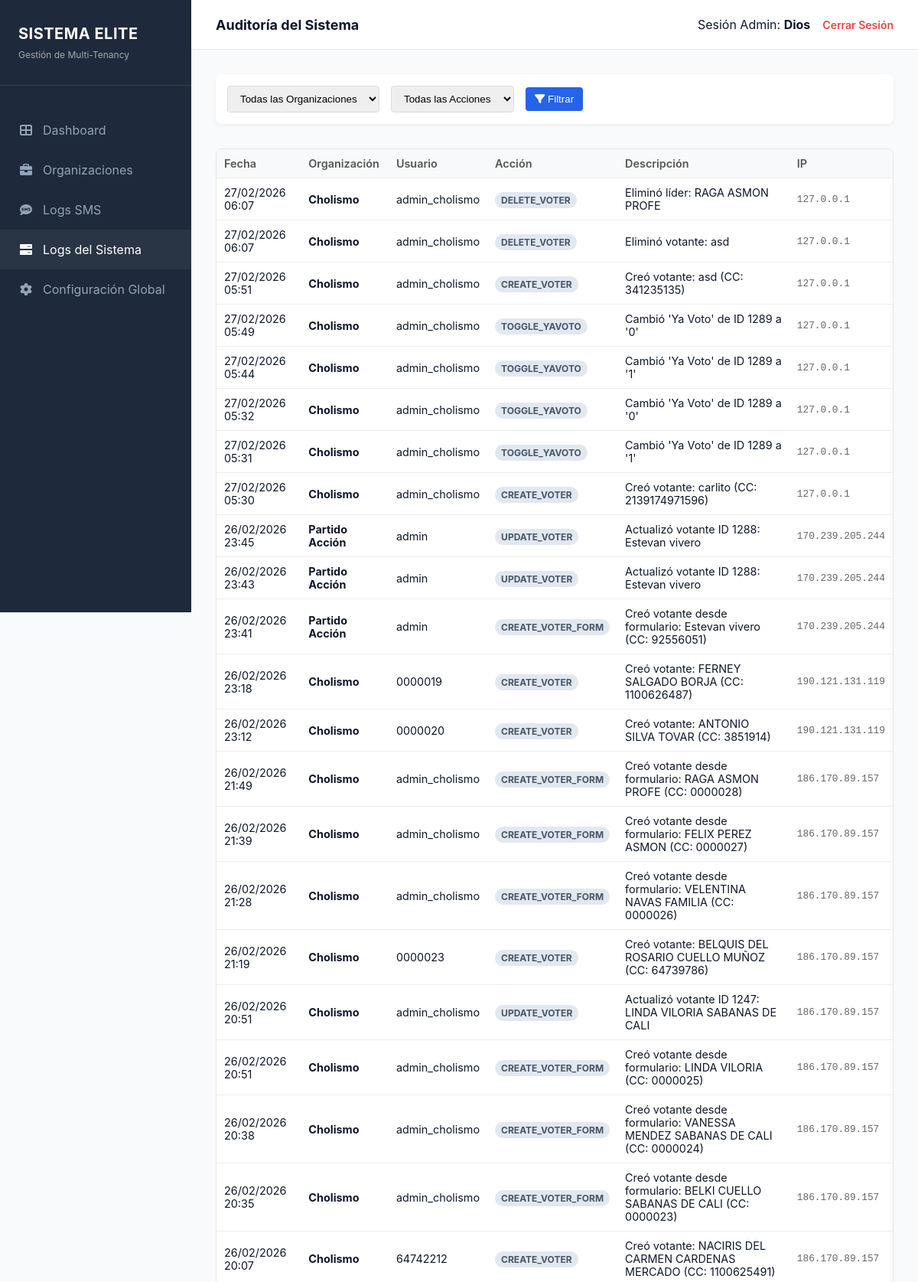
/superadmin_system_logs.php (signed in, upper part), run on the app's committed database.
### tables this page shows
CREATE TABLE `system_logs` (
  `id` int NOT NULL,
  `organizacion_id` int DEFAULT NULL,
  `user_id` int DEFAULT NULL,
  `action_type` varchar(50) DEFAULT NULL,
  `description` text,
  `ip_address` varchar(45) DEFAULT NULL,
  `created_at` timestamp NULL DEFAULT CURRENT_TIMESTAMP
);

CREATE TABLE `organizaciones` (
  `id` int NOT NULL,
  `nombre_organizacion` varchar(100) NOT NULL,
  `status` varchar(20) DEFAULT 'active',
  `created_at` timestamp NULL DEFAULT CURRENT_TIMESTAMP
);

CREATE TABLE `users` (
  `id` int NOT NULL,
  `username` varchar(50) NOT NULL,
  `password` varchar(255) NOT NULL,
  `name` varchar(100) DEFAULT NULL,
  `role` varchar(20) DEFAULT 'user',
  `onurix_client` varchar(100) DEFAULT NULL,
  `onurix_key` varchar(100) DEFAULT NULL,
  `organizacion_id` int DEFAULT '1',
  `created_at` timestamp NULL DEFAULT CURRENT_TIMESTAMP
);

### superadmin_system_logs.php (the view, shortened to what this page needs)
<?php
require_once 'config.php';
$page = isset($_GET['page']) ? (int)$_GET['page'] : 1;
$limit = 50;
$offset = ($page - 1) * $limit;
$params = [];
$whereSQL = "";
try {
    $sql = "
        SELECT l.*, o.nombre_organizacion, u.username
        FROM system_logs l
        LEFT JOIN organizaciones o ON l.organizacion_id = o.id
        LEFT JOIN users u ON l.user_id = u.id
        $whereSQL
        ORDER BY l.created_at DESC
        LIMIT $limit OFFSET $offset
    ";
    $stmt = $pdo->prepare($sql);
    $stmt->execute($params);
    $logs = $stmt->fetchAll(PDO::FETCH_ASSOC);
}
catch (Exception $e) {
    $error = "Error al cargar logs: " . $e->getMessage();
}
?>
<!DOCTYPE html>
<html lang="es">
<head>
    <link rel="stylesheet" href="assets/css/superadmin.css?v=<?php echo time(); ?>">
    <link rel="stylesheet" href="https://cdnjs.cloudflare.com/ajax/libs/font-awesome/6.0.0/css/all.min.css">
</head>
<body>
    <div class="superadmin-layout">
        <aside class="super-sidebar">
            <div class="super-sidebar-header">
                <h2>SISTEMA ELITE</h2>
                <div style="font-size: 0.75rem; opacity: 0.6; margin-top: 0.5rem;">Gestión de Multi-Tenancy</div>
            </div>
            <nav class="super-nav">
                <a href="superadmin_dashboard.php" class="super-nav-item">
                    <i class="fas fa-th-large"></i> Dashboard
                </a>
                <a href="superadmin_organizations.php" class="super-nav-item">
                    <i class="fas fa-briefcase"></i> Organizaciones
                </a>
                <a href="superadmin_logs.php" class="super-nav-item">
                    <i class="fas fa-sms"></i> Logs SMS
                </a>
                <a href="superadmin_system_logs.php" class="super-nav-item active">
                    <i class="fas fa-server"></i> Logs del Sistema
                </a>
                <a href="superadmin_config.php" class="super-nav-item">
                    <i class="fas fa-cog"></i> Configuración Global
                </a>
            </nav>
        </aside>
        <main class="super-main-content">
            <div class="super-topbar">
                <h1>Auditoría del Sistema</h1>
                <div class="super-user-info">
                    <span>Sesión Admin: <strong>Dios</strong></span>
                    <a href="logout.php" class="btn-logout-super">Cerrar Sesión</a>
                </div>
            </div>
            <div class="super-content-area">
                <form class="filter-bar" method="GET">
                    <select name="org_id">
                        <option value="">Todas las Organizaciones</option>
                    </select>
                    <select name="action_type">
                        <option value="">Todas las Acciones</option>
                    </select>
                    <button type="submit"><i class="fas fa-filter"></i> Filtrar</button>
                </form>
                <div class="orgs-table-container">
                    <?php if (empty($logs)): ?>
                    <div style="padding: 20px; text-align: center; color: #666;">No hay registros de auditoría
                        encontrados.
                    </div>
                    <?php
else: ?>
                    <table class="log-table">
                        <thead>
                            <tr>
                                <th>Fecha</th>
                                <th>Organización</th>
                                <th>Usuario</th>
                                <th>Acción</th>
                                <th>Descripción</th>
                                <th>IP</th>
                            </tr>
                        </thead>
                        <tbody>
                            <?php foreach ($logs as $log): ?>
                            <tr>
                                <td>
                                    <?php echo date('d/m/Y H:i', strtotime($log['created_at'])); ?>
                                </td>
                                <td><strong>
                                        <?php echo htmlspecialchars($log['nombre_organizacion'] ?? 'N/A'); ?>
                                    </strong></td>
                                <td>
                                    <?php echo htmlspecialchars($log['username'] ?? 'System/Unknown'); ?>
                                </td>
                                <td>
                                    <span class="status-badge">
                                        <?php echo htmlspecialchars($log['action_type']); ?>
                                    </span>
                                </td>
                                <td title="<?php echo htmlspecialchars($log['description']); ?>">
                                    <?php echo htmlspecialchars(substr($log['description'], 0, 80)) . (strlen($log['description']) > 80 ? '...' : ''); ?>
                                </td>
                                <td style="font-family: monospace; font-size: 0.8rem; color: #666;">
                                    <?php echo htmlspecialchars($log['ip_address']); ?>
                                </td>
                            </tr>
                            <?php
    endforeach; ?>
                        </tbody>
                    </table>
                    <?php
endif; ?>
                </div>
            </div>
        </main>
    </div>
</body>
</html>

### assets/css/superadmin.css (style rules this page uses)
:root { --bg-light: #f8fafc; --sidebar-bg: #1e293b; --primary-blue: #2563eb; --text-dark: #0f172a; --text-muted: #64748b; --border-color: #e2e8f0; }
body { margin: 0; font-family: 'Inter', 'Segoe UI', system-ui, sans-serif; background: var(--bg-light); color: var(--text-dark); }
.superadmin-layout { display: flex; min-height: 100vh; }
.super-sidebar { width: 250px; background: var(--sidebar-bg); color: white; position: fixed; height: 100vh; z-index: 100; }
.super-sidebar-header { padding: 2rem 1.5rem; border-bottom: 1px solid rgba(255, 255, 255, 0.1); }
.super-sidebar-header h2 { margin: 0; font-size: 1.25rem; font-weight: 700; letter-spacing: 0.5px; }
.super-nav { margin-top: 2rem; }
.super-nav-item { display: flex; align-items: center; padding: 1rem 1.5rem; color: #94a3b8; text-decoration: none; transition: all 0.2s ease; }
.super-nav-item:hover, .super-nav-item.active { background: rgba(255, 255, 255, 0.05); color: white; }
.super-nav-item i { margin-right: 0.75rem; width: 20px; text-align: center; }
.super-main-content { margin-left: 250px; flex: 1; }
.super-topbar { background: white; height: 64px; display: flex; align-items: center; justify-content: space-between; padding: 0 2rem; border-bottom: 1px solid var(--border-color); }
.super-topbar h1 { font-size: 1.125rem; margin: 0; }
.super-user-info { display: flex; align-items: center; }
.btn-logout-super { margin-left: 1rem; color: #ef4444; text-decoration: none; font-size: 0.875rem; font-weight: 600; }
.super-content-area { padding: 2rem; }
.orgs-table-container { background: white; border-radius: 0.5rem; border: 1px solid var(--border-color); margin-top: 2rem; overflow: hidden; }

### superadmin_system_logs.php (style rules this page uses)
.log-table { width: 100%; border-collapse: collapse; font-size: 0.9rem; }
.log-table th, .log-table td { padding: 10px; border-bottom: 1px solid #eee; text-align: left; }
.log-table th { background-color: #f8f9fa; font-weight: 600; color: #555; }
.status-badge { padding: 3px 8px; border-radius: 12px; font-size: 0.75rem; text-transform: uppercase; font-weight: bold; background: #e2e8f0; color: #475569; }
.filter-bar { background: white; padding: 15px; border-radius: 8px; box-shadow: 0 2px 5px rgba(0, 0, 0, 0.05); margin-bottom: 20px; display: flex; gap: 15px; align-items: center; }
.filter-bar select, .filter-bar button { padding: 8px 12px; border: 1px solid #ddd; border-radius: 4px; }
.filter-bar button { background: #2563eb; color: white; border: none; cursor: pointer; }

### data on the page
system_logs: created_at "27/02/2026 06:07", organizacion.nombre_organizacion "Cholismo", user.username "admin_cholismo", action_type "DELETE_VOTER", description "Eliminó líder: RAGA ASMON PROFE", ip_address "127.0.0.1"
system_logs: created_at "27/02/2026 06:07", organizacion.nombre_organizacion "Cholismo", user.username "admin_cholismo", action_type "DELETE_VOTER", description "Eliminó votante: asd", ip_address "127.0.0.1"
system_logs: created_at "27/02/2026 05:51", organizacion.nombre_organizacion "Cholismo", user.username "admin_cholismo", action_type "CREATE_VOTER", description "Creó votante: asd (CC: 341235135)", ip_address "127.0.0.1"
system_logs: created_at "27/02/2026 05:49", organizacion.nombre_organizacion "Cholismo", user.username "admin_cholismo", action_type "TOGGLE_YAVOTO", description "Cambió 'Ya Voto' de ID 1289 a '0'", ip_address "127.0.0.1"
system_logs: created_at "27/02/2026 05:44", organizacion.nombre_organizacion "Cholismo", user.username "admin_cholismo", action_type "TOGGLE_YAVOTO", description "Cambió 'Ya Voto' de ID 1289 a '1'", ip_address "127.0.0.1"
system_logs: created_at "27/02/2026 05:32", organizacion.nombre_organizacion "Cholismo", user.username "admin_cholismo", action_type "TOGGLE_YAVOTO", description "Cambió 'Ya Voto' de ID 1289 a '0'", ip_address "127.0.0.1"
system_logs: created_at "27/02/2026 05:31", organizacion.nombre_organizacion "Cholismo", user.username "admin_cholismo", action_type "TOGGLE_YAVOTO", description "Cambió 'Ya Voto' de ID 1289 a '1'", ip_address "127.0.0.1"
system_logs: created_at "27/02/2026 05:30", organizacion.nombre_organizacion "Cholismo", user.username "admin_cholismo", action_type "CREATE_VOTER", description "Creó votante: carlito (CC: 2139174971596)", ip_address "127.0.0.1"
system_logs: created_at "26/02/2026 23:45", organizacion.nombre_organizacion "Partido Acción", user.username "admin", action_type "UPDATE_VOTER", description "Actualizó votante ID 1288: Estevan vivero", ip_address "170.239.205.244"
system_logs: created_at "26/02/2026 23:43", organizacion.nombre_organizacion "Partido Acción", user.username "admin", action_type "UPDATE_VOTER", description "Actualizó votante ID 1288: Estevan vivero", ip_address "170.239.205.244"
system_logs: created_at "26/02/2026 23:41", organizacion.nombre_organizacion "Partido Acción", user.username "admin", action_type "CREATE_VOTER_FORM", description "Creó votante desde formulario: Estevan vivero (CC: 92556051)", ip_address "170.239.205.244"
system_logs: created_at "26/02/2026 23:18", organizacion.nombre_organizacion "Cholismo", user.username "0000019", action_type "CREATE_VOTER", description "Creó votante: FERNEY SALGADO BORJA (CC: 1100626487)", ip_address "190.121.131.119"
system_logs: created_at "26/02/2026 23:12", organizacion.nombre_organizacion "Cholismo", user.username "0000020", action_type "CREATE_VOTER", description "Creó votante: ANTONIO SILVA TOVAR (CC: 3851914)", ip_address "190.121.131.119"
system_logs: created_at "26/02/2026 21:49", organizacion.nombre_organizacion "Cholismo", user.username "admin_cholismo", action_type "CREATE_VOTER_FORM", description "Creó votante desde formulario: RAGA ASMON PROFE (CC: 0000028)", ip_address "186.170.89.157"
system_logs: created_at "26/02/2026 21:39", organizacion.nombre_organizacion "Cholismo", user.username "admin_cholismo", action_type "CREATE_VOTER_FORM", description "Creó votante desde formulario: FELIX PEREZ ASMON (CC: 0000027)", ip_address "186.170.89.157"
system_logs: created_at "26/02/2026 21:28", organizacion.nombre_organizacion "Cholismo", user.username "admin_cholismo", action_type "CREATE_VOTER_FORM", description "Creó votante desde formulario: VELENTINA NAVAS FAMILIA (CC: 0000026)", ip_address "186.170.89.157"
system_logs: created_at "26/02/2026 21:19", organizacion.nombre_organizacion "Cholismo", user.username "0000023", action_type "CREATE_VOTER", description "Creó votante: BELQUIS DEL ROSARIO CUELLO MUÑOZ (CC: 64739786)", ip_address "186.170.89.157"
system_logs: created_at "26/02/2026 20:51", organizacion.nombre_organizacion "Cholismo", user.username "admin_cholismo", action_type "UPDATE_VOTER", description "Actualizó votante ID 1247: LINDA VILORIA SABANAS DE CALI", ip_address "186.170.89.157"
system_logs: created_at "26/02/2026 20:51", organizacion.nombre_organizacion "Cholismo", user.username "admin_cholismo", action_type "CREATE_VOTER_FORM", description "Creó votante desde formulario: LINDA VILORIA (CC: 0000025)", ip_address "186.170.89.157"
system_logs: created_at "26/02/2026 20:38", organizacion.nombre_organizacion "Cholismo", user.username "admin_cholismo", action_type "CREATE_VOTER_FORM", description "Creó votante desde formulario: VANESSA MENDEZ SABANAS DE CALI (CC: 0000024)", ip_address "186.170.89.157"
system_logs: created_at "26/02/2026 20:35", organizacion.nombre_organizacion "Cholismo", user.username "admin_cholismo", action_type "CREATE_VOTER_FORM", description "Creó votante desde formulario: BELKI CUELLO SABANAS DE CALI (CC: 0000023)", ip_address "186.170.89.157"
system_logs: created_at "26/02/2026 20:07", organizacion.nombre_organizacion "Cholismo", user.username "64742212", action_type "CREATE_VOTER", description "Creó votante: NACIRIS DEL CARMEN CARDENAS MERCADO (CC: 1100625491)", ip_address "186.170.89.157"
